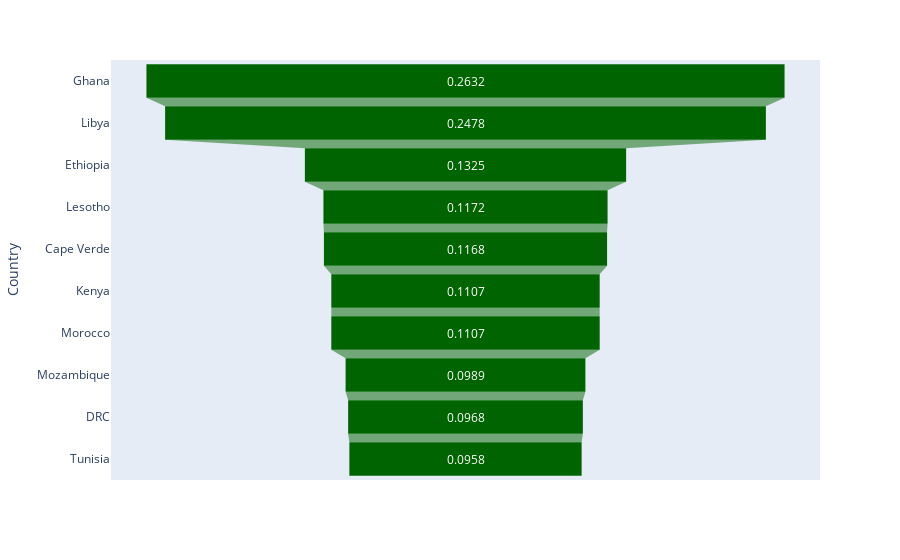

Notebook cell for this chart:
### Code cell
def fig_funnel(a='Africa'):
    return px.funnel(func_continent(a).nlargest(10, 'positive_rate'), x='positive_rate', y='location',
                       labels={"positive_rate": "New Positivity Rate", "location": "Country"},
                    color_discrete_sequence=cls)
fig_funnel()

### Figure 1 — Plotly figure (JSON) as saved in the notebook; plotly's stock layout.template omitted (floating-point values rounded to 4 significant figures)
{"data": [{"hovertemplate": "New Positivity Rate=%{x}<br>Country=%{y}<extra></extra>", "legendgroup": "", "marker": {"color": "#006400"}, "name": "", "orientation": "h", "showlegend": false, "type": "funnel", "x": [0.2632, 0.2478, 0.1325, 0.1172, 0.1168, 0.1107, 0.1107, 0.0989, 0.0968, 0.0958], "xaxis": "x", "y": ["Ghana", "Libya", "Ethiopia", "Lesotho", "Cape Verde", "Kenya", "Morocco", "Mozambique", "DRC", "Tunisia"], "yaxis": "y"}], "layout": {"legend": {"tracegroupgap": 0}, "margin": {"t": 60}, "xaxis": {"anchor": "y", "domain": [0, 1], "title": {"text": "New Positivity Rate"}}, "yaxis": {"anchor": "x", "domain": [0, 1], "title": {"text": "Country"}}}}
